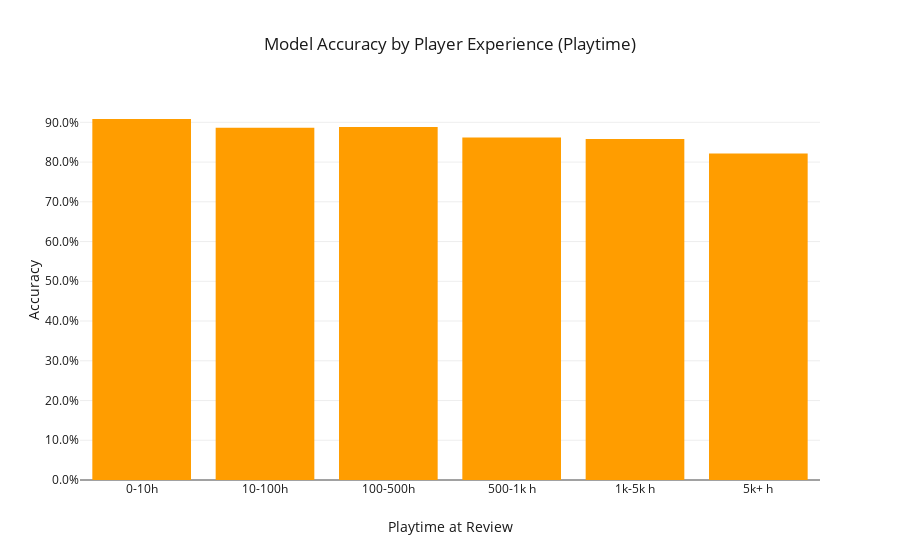

Notebook code cell kept with this figure:
### Markdown cell above
## Insight 3: Playtime vs. Prediction Accuracy
Do players with more experience write reviews that are easier or harder to classify? Veterans might use more slang or sarcasm.

### Code cell
# Convert playtime (minutes) to hours
df['playtime_hours'] = df['author_playtime_at_review'] / 60

# Create bins for playtime
bins = [0, 10, 100, 500, 1000, 5000, 100000]
labels = ['0-10h', '10-100h', '100-500h', '500-1k h', '1k-5k h', '5k+ h']
df['playtime_category'] = pd.cut(df['playtime_hours'], bins=bins, labels=labels)

# Calculate accuracy per bin
accuracy_by_playtime = df.groupby('playtime_category', observed=True)['is_correct'].mean().reset_index()

fig = px.bar(
    accuracy_by_playtime,
    x='playtime_category',
    y='is_correct',
    title='Model Accuracy by Player Experience (Playtime)',
    color_discrete_sequence=[asiimov_colors['orange']]
)

fig.update_layout(
    xaxis_title="Playtime at Review",
    yaxis_title="Accuracy",
    yaxis_tickformat='.1%'
)

fig.show()

### Figure 1 — Plotly figure (JSON) as saved in the notebook; plotly's stock layout.template omitted (floating-point values rounded to 4 significant figures)
{"data": [{"hovertemplate": "playtime_category=%{x}<br>is_correct=%{y}<extra></extra>", "legendgroup": "", "marker": {"color": "#ff9d00", "pattern": {"shape": ""}}, "name": "", "orientation": "v", "showlegend": false, "textposition": "auto", "type": "bar", "x": ["0-10h", "10-100h", "100-500h", "500-1k h", "1k-5k h", "5k+ h"], "xaxis": "x", "y": [0.9084, 0.8862, 0.888, 0.8617, 0.8582, 0.8214], "yaxis": "y"}], "layout": {"barmode": "relative", "legend": {"tracegroupgap": 0}, "title": {"text": "Model Accuracy by Player Experience (Playtime)"}, "xaxis": {"anchor": "y", "domain": [0, 1], "title": {"text": "Playtime at Review"}}, "yaxis": {"anchor": "x", "domain": [0, 1], "tickformat": ".1%", "title": {"text": "Accuracy"}}}}
